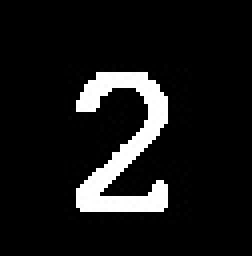
#> input picture app/number_images/10.jpg, 63 x 64 px, given in place of 0.jpg, which was not available (shown 4 times larger)
$ jupyter execute --allow-errors image_test.ipynb
#> lines starting #> are read from the running program, lines starting #| are printed output that depends on the picture
#> further down, img is the input picture: shape (64, 63, 3); min 0, max 255, mean 23.3
#> `img = cv2.resize(img, (26, 26))`:
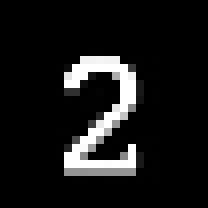
#> img: shape (26, 26, 3) (shown 8 times larger); min 0, max 255, mean 23.5
#> pass 2 of the loop `for i in range(81):`:
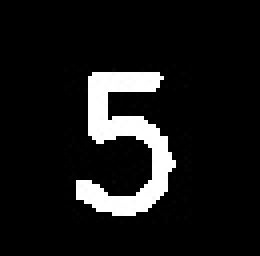
#> input picture app/number_images/15.jpg, 65 x 64 px, given in place of 1.jpg, which was not available (shown 4 times larger)
#> img is the input picture: shape (64, 65, 3); min 0, max 255, mean 23.9
#> `img = cv2.resize(img, (26, 26))`:
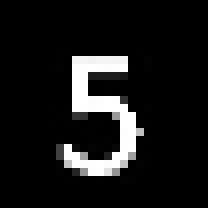
#> img: shape (26, 26, 3) (shown 8 times larger); min 0, max 255, mean 24.1
[cell 1]
import cv2
import matplotlib.pyplot as plt
import os
import numpy as np

#> (a cell that did not finish here is left out)
